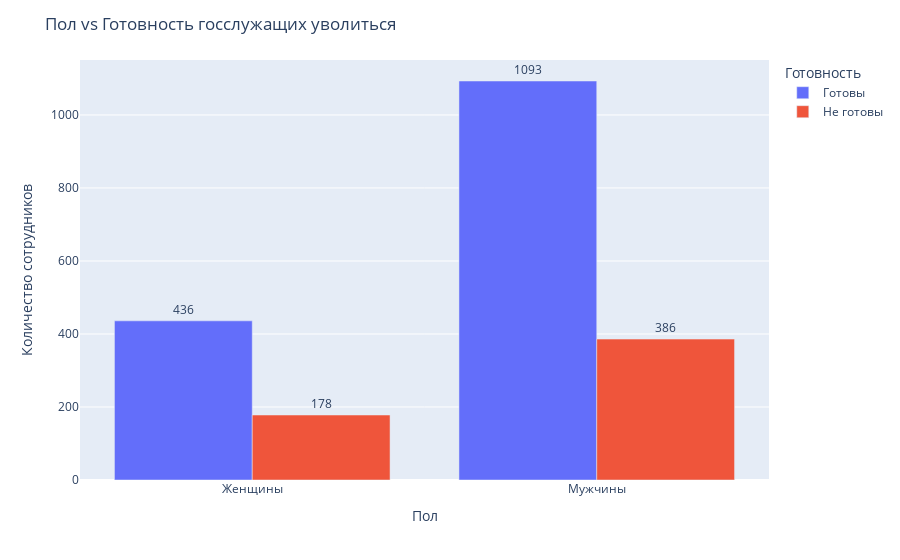

Notebook code for this chart:
### Markdown cell above
## 1.10. Влияют ли «демографические» параметры (пол, возраст, замещаемая должность, уровень образования и т.д.) на готовность государственных служащих сменить место работы?

### Code cell
df_ex_1_4_plot['combined_dummy_l1'] = df_ex_1_4_plot['l1_recode_0'].astype(str) + '_' + df_ex_1_4_plot['l1_recode_1'].astype(str)
df_ex_1_4_plot['combined_dummy_l1'] = df_ex_1_4_plot['combined_dummy_l1'].replace({
    '0_1': 'Мужчины', 
    '1_0': 'Женщины'
})

ct = pd.crosstab(df_ex_1_4_plot['combined_dummy_l1'], df_ex_1_4_plot['m15_upd'])

ct_reset = ct.reset_index().melt(id_vars='combined_dummy_l1', var_name='Target', value_name='Frequency')

fig = px.bar(
    ct_reset, 
    x='combined_dummy_l1', 
    y='Frequency', 
    color='Target', 
    barmode='group',
    text='Frequency' 
)

fig.update_layout(
    title="Пол vs Готовность госслужащих уволиться",
    xaxis_title="Пол",
    yaxis_title="Количество сотрудников",
    legend_title="Готовность",
    font=dict(size=12)
)

fig.update_traces(textposition='outside')
fig.show()

### Figure 1 — Plotly figure (JSON) as saved in the notebook; plotly's stock layout.template omitted (floating-point values rounded to 4 significant figures)
{"data": [{"alignmentgroup": "True", "hovertemplate": "Target=Готовы<br>combined_dummy_l1=%{x}<br>Frequency=%{text}<extra></extra>", "legendgroup": "Готовы", "marker": {"color": "#636efa", "pattern": {"shape": ""}}, "name": "Готовы", "offsetgroup": "Готовы", "orientation": "v", "showlegend": true, "text": [436, 1093], "textposition": "outside", "type": "bar", "x": ["Женщины", "Мужчины"], "xaxis": "x", "y": [436, 1093], "yaxis": "y"}, {"alignmentgroup": "True", "hovertemplate": "Target=Не готовы<br>combined_dummy_l1=%{x}<br>Frequency=%{text}<extra></extra>", "legendgroup": "Не готовы", "marker": {"color": "#EF553B", "pattern": {"shape": ""}}, "name": "Не готовы", "offsetgroup": "Не готовы", "orientation": "v", "showlegend": true, "text": [178, 386], "textposition": "outside", "type": "bar", "x": ["Женщины", "Мужчины"], "xaxis": "x", "y": [178, 386], "yaxis": "y"}], "layout": {"barmode": "group", "font": {"size": 12}, "legend": {"title": {"text": "Готовность"}, "tracegroupgap": 0}, "margin": {"t": 60}, "title": {"text": "Пол vs Готовность госслужащих уволиться"}, "xaxis": {"anchor": "y", "domain": [0, 1], "title": {"text": "Пол"}}, "yaxis": {"anchor": "x", "domain": [0, 1], "title": {"text": "Количество сотрудников"}}}}
